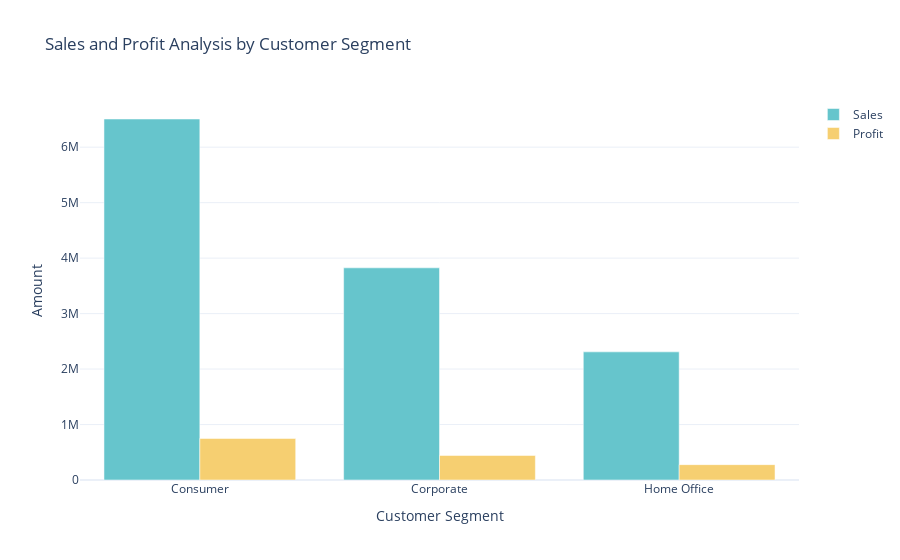

Write notebook code for a chart like this one.
### Code cell
sales_profit_by_segment =df.groupby('segment').agg({'sales': 'sum','profit':'sum'}).reset_index()

color_palette = colors.qualitative.Pastel

fig = go.Figure()
fig.add_trace(go.Bar(x = sales_profit_by_segment['segment'],
                     y = sales_profit_by_segment['sales'],
                     name = "Sales",
                     marker_color = color_palette[0]))

fig.add_trace(go.Bar(x = sales_profit_by_segment['segment'],
                     y = sales_profit_by_segment['profit'],
                     name = "Profit",
                     marker_color = color_palette[1]))

fig.update_layout(title = "Sales and Profit Analysis by Customer Segment",
                 xaxis_title = 'Customer Segment',
                 yaxis_title = 'Amount')
fig.show()

### Figure 1 — Plotly figure (JSON) as saved in the notebook; plotly's stock layout.template omitted (floating-point values rounded to 4 significant figures)
{"data": [{"marker": {"color": "rgb(102, 197, 204)"}, "name": "Sales", "type": "bar", "x": ["Consumer", "Corporate", "Home Office"], "y": [6508000.0, 3825000.0, 2310000.0]}, {"marker": {"color": "rgb(246, 207, 113)"}, "name": "Profit", "type": "bar", "x": ["Consumer", "Corporate", "Home Office"], "y": [749200.0, 442800.0, 277000.0]}], "layout": {"autosize": true, "title": {"text": "Sales and Profit Analysis by Customer Segment"}, "xaxis": {"autorange": true, "range": [-0.5, 2.5], "title": {"text": "Customer Segment"}, "type": "category"}, "yaxis": {"autorange": true, "range": [0, 6850000.0], "title": {"text": "Amount"}, "type": "linear"}}}
